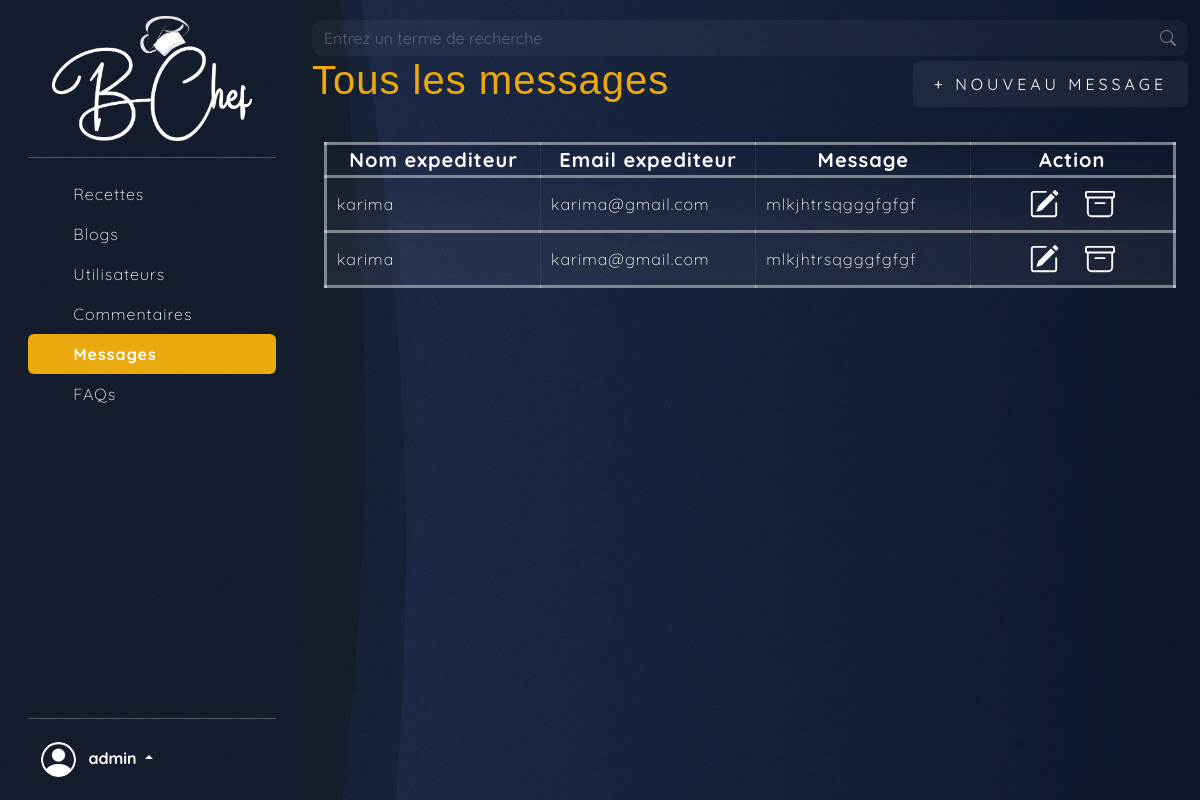
The app's page /admin/admin_messages.php (signed in) with its own data.
### tables this page shows
CREATE TABLE `messages` (
  `id` int(11) NOT NULL,
  `nom_expediteur` varchar(255) NOT NULL,
  `email_expediteur` varchar(255) NOT NULL,
  `contenu_message` text NOT NULL,
  `date_envoi` timestamp NOT NULL DEFAULT current_timestamp()
);

### admin/admin_messages.php (the view, shortened to what this page needs)
<?php
include 'header_admin.php';
$connexion = connexion();
try
{
    function getMessages($connexion) {
        $res = $connexion->prepare("SELECT * FROM messages");
        $res->execute();
        return $res->fetchAll(PDO::FETCH_ASSOC);
    }
    $messages = getMessages($connexion);
} catch (PDOException $e) {
    echo "Erreur : " . $e->getMessage();
}
?>
<div class="box">
  <div class="form-content">
    <div class="row">
      <div class="col-12">
        <div class="d-flex justify-content-between align-items-center">
          <h1>Tous les messages</h1>
          <div class="modal-block">
            <button type="button" class="btn boutton" data-bs-toggle="modal" data-bs-target="#create_Modal"
              data-bs-whatever="@mdo">+ Nouveau message</button>
          </div>
        </div>
        <main>
          <div class="container marketing">
            <div class="row">
              <div class="col-md-12">
                <table class="w-100 p-3 main-table">
                  <tr class="text-center fs-5">
                    <th>Nom expediteur</th>
                    <th>Email expediteur</th>
                    <th>Message</th>
                    <th>Action</th>
                  </tr>
                  <?php foreach ($messages as $message): ?>
                    <tr>
                      <td><?php echo $message['nom_expediteur'];?></td>
                      <td><?php echo $message['email_expediteur'];?></td>
                      <td><?php echo $message['contenu_message'];?></td>
                      <td>
                        <div class="d-flex justify-content-center react p-1">
                          <div class="edit">
                            <a href="edit_messages.php?id=<?php echo $message['id'];?>&action=edit" class="btn btn-white">
                            </a>
                          </div>
                          <div class="delete">
                            <a href="delete_messages.php?id=<?php echo $message['id'];?>" class="btn btn-white">
                            </a>
                          </div>
                        </div>
                      </td>
                    </tr>
                  <?php endforeach; ?>
                </table>
              </div>
            </div>
          </div>
        </main>
      </div>
    </div>
  </div>
</div>
</body>
</html>

### admin/style.css (style rules this page uses)
* { margin: 0; padding: 0; -webkit-box-sizing: border-box; box-sizing: border-box; }
body { font-family: "Quicksand", sans-serif; font-optical-sizing: auto; font-weight: 100; font-size: 16px; font-style: normal; letter-spacing: 1px; color: black; background: rgb(15,24,44); background: linear-gradient(270deg, #0f182c 0%, #27355a 100%); color: white; }
body::after { content: url(); background-image: url(../images/Background\ Noise.svg); background-size: cover; background-repeat: repeat; background-position: center; position: fixed; height: 100%; top: 0; left: 0; bottom: 0; right: 0; z-index: -1; }
h1 { font-family: "Archivo Black", sans-serif; font-optical-sizing: auto; font-weight: 500; font-size: 40px; color: #EAA90C; }
a { text-decoration: none; color: white; }
td { padding:0 10px; }
.boutton { background-color: #ffffff0f; position: relative; display: inline-block; padding: 10px 20px; color: #ffffff; font-size: 16px; text-decoration: none; text-transform: uppercase; overflow: hidden; transition: .5s; letter-spacing: 4px; }
.main-table { width: 100%; margin: 30px auto; background: rgb(255,255,255); background: linear-gradient(180deg, rgba(255,255,255,0) 0%, rgba(255,255,255,0.05085784313725494) 60%, rgba(255, 255, 255, 0.060) 100%); }
.main-table td,.main-table th { border: 1px solid #ffffff0f; max-width: 150px; word-wrap: break-word; }
.main-table tr { border: 3px solid #ffffff70; }

### records on screen
messages: nom_expediteur "karima", email_expediteur "karima@gmail.com", contenu_message "mlkjhtrsqgggfgfgf"
messages: nom_expediteur "karima", email_expediteur "karima@gmail.com", contenu_message "mlkjhtrsqgggfgfgf"

### other values on screen
$_SESSION['admin'] "admin"
